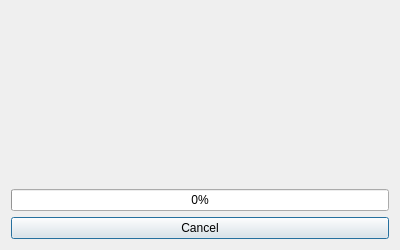
<?xml version="1.0" encoding="UTF-8"?>
<ui version="4.0">
 <class>SyncDialog</class>
 <widget class="QDialog" name="SyncDialog">
  <property name="geometry">
   <rect>
    <x>0</x>
    <y>0</y>
    <width>400</width>
    <height>250</height>
   </rect>
  </property>
  <property name="windowTitle">
   <string>Mergin - Synchronization</string>
  </property>
  <layout class="QVBoxLayout" name="verticalLayout">
   <item alignment="Qt::AlignHCenter">
    <widget class="QLabel" name="labelMergin">
     <property name="maximumSize">
      <size>
       <width>160</width>
       <height>76</height>
      </size>
     </property>
     <property name="pixmap">
      <pixmap>../images/logo_color.svg</pixmap>
     </property>
     <property name="scaledContents">
      <bool>true</bool>
     </property>
     <property name="alignment">
      <set>Qt::AlignLeading|Qt::AlignLeft|Qt::AlignVCenter</set>
     </property>
    </widget>
   </item>
   <item>
    <widget class="QLabel" name="labelStatus">
     <property name="alignment">
      <set>Qt::AlignCenter</set>
     </property>
    </widget>
   </item>
   <item>
    <widget class="QProgressBar" name="progress">
     <property name="value">
      <number>0</number>
     </property>
     <property name="textVisible">
      <bool>true</bool>
     </property>
    </widget>
   </item>
   <item>
    <widget class="QPushButton" name="btnCancel">
     <property name="text">
      <string>Cancel</string>
     </property>
    </widget>
   </item>
  </layout>
 </widget>
 <resources/>
 <connections/>
</ui>
